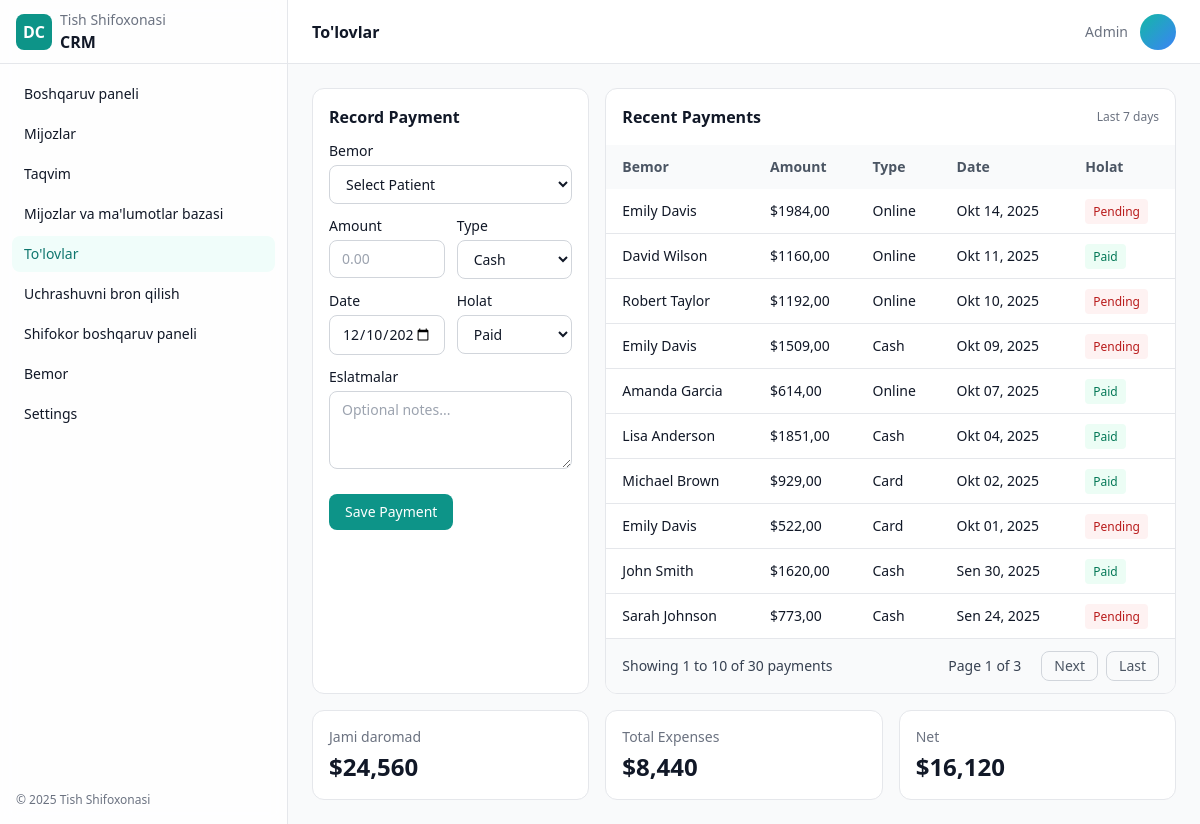
Page /payments/page/ on the committed database.
### payments/models.py (models this page shows, shortened)
class Payment(models.Model):
    PAYMENT_TYPE_CHOICES = [
        ('cash', 'Cash'),
        ('card', 'Card'),
        ('online', 'Online'),
    ]
    STATUS_CHOICES = [
        ('paid', 'Paid'),
        ('pending', 'Pending'),
    ]
    patient = models.ForeignKey(Patient, on_delete=models.CASCADE, related_name='payments')
    amount = models.DecimalField(max_digits=10, decimal_places=2)
    payment_type = models.CharField(max_length=10, choices=PAYMENT_TYPE_CHOICES)
    status = models.CharField(max_length=10, choices=STATUS_CHOICES, default='paid')
    date = models.DateTimeField()
    notes = models.TextField(blank=True)

### patients/models.py (models this page shows, shortened)
class Patient(models.Model):
    full_name = models.CharField(max_length=255)
    phone = models.CharField(max_length=32)
    email = models.EmailField(blank=True)
    birth_date = models.DateField(null=True, blank=True)
    address = models.CharField(max_length=255, blank=True)
    notes = models.TextField(blank=True)

### payments/views.py (the view)
# urls.py: path('', views.payment_list, name='payment_list'),
def payment_list(request):
    qs = Payment.objects.select_related('patient').all().order_by('-date')
    patient_id = request.GET.get('patient')
    start = request.GET.get('start')
    end = request.GET.get('end')
    if patient_id:
        qs = qs.filter(patient_id=patient_id)
    if start:
        try:
            start_dt = datetime.fromisoformat(start)
            qs = qs.filter(date__gte=start_dt)
        except ValueError:
            pass
    if end:
        try:
            end_dt = datetime.fromisoformat(end)
            qs = qs.filter(date__lte=end_dt)
        except ValueError:
            pass
    paginator = Paginator(qs, 10)  # Show 10 payments per page
    page = request.GET.get('page')
    try:
        payments = paginator.page(page)
    except PageNotAnInteger:
        payments = paginator.page(1)
    except EmptyPage:
        payments = paginator.page(paginator.num_pages)
    doctors = Doctor.objects.filter(is_active=True).order_by('name')
    treatments = Treatment.objects.filter(is_active=True).order_by('name')
    context = {
        'payments': payments,
        'doctors': doctors,
        'treatments': treatments,
        'paginator': paginator,
    }
    return render(request, 'payments.html', context)

### dentalcrm/templatetags/translation_tags.py (called while the page is built)
@register.simple_tag(takes_context=True)
def trans(context, text):
    current_language = context['request'].session.get('django_language', 'uz')
    return get_translation(text, current_language)

### dentalcrm/translations.py (called while the page is built)
def get_translation(text, language='uz'):
    if language in TRANSLATIONS and text in TRANSLATIONS[language]:
        return TRANSLATIONS[language][text]
    return text

### templates/payments.html (shortened to what this page needs)
{% extends 'base.html' %}
{% load translation_tags %}
{% block content %}
<div class="min-h-screen flex">
  <aside class="hidden md:flex md:w-64 lg:w-72 flex-col border-r border-gray-200 dark:border-gray-800 bg-white/80 dark:bg-gray-950/60 backdrop-blur">
    <div class="h-16 flex items-center gap-2 px-4 border-b border-gray-200 dark:border-gray-800">
      <div class="w-9 h-9 rounded-lg bg-teal-600 flex items-center justify-center text-white font-bold">DC</div>
      <div>
        <div class="text-sm text-gray-500 dark:text-gray-400">{% trans "Dental Clinic" %}</div>
        <div class="font-semibold">{% trans "CRM" %}</div>
      </div>
    </div>
    <nav class="p-3 space-y-1 text-sm">
      <a href="/dashboard/" class="flex items-center gap-3 px-3 py-2 rounded-lg hover:bg-gray-100 dark:hover:bg-gray-800">{% trans "Dashboard" %}</a>
      <a href="/leads/page/" class="flex items-center gap-3 px-3 py-2 rounded-lg hover:bg-gray-100 dark:hover:bg-gray-800">{% trans "Leads" %}</a>
      <a href="/calendar/" class="flex items-center gap-3 px-3 py-2 rounded-lg hover:bg-gray-100 dark:hover:bg-gray-800">{% trans "Calendar" %}</a>
      <a href="/clients/" class="flex items-center gap-3 px-3 py-2 rounded-lg hover:bg-gray-100 dark:hover:bg-gray-800">{% trans "Clients & Database" %}</a>
      <a href="/payments/page/" class="flex items-center gap-3 px-3 py-2 rounded-lg bg-teal-50 text-teal-700 dark:bg-teal-900/30 dark:text-teal-200 font-medium">{% trans "Payments" %}</a>
      <a href="/book/" class="flex items-center gap-3 px-3 py-2 rounded-lg hover:bg-gray-100 dark:hover:bg-gray-800">{% trans "Book Appointment" %}</a>
      <a href="/doctor/" class="flex items-center gap-3 px-3 py-2 rounded-lg hover:bg-gray-100 dark:hover:bg-gray-800">{% trans "Doctor Dashboard" %}</a>
      <a href="/patient/page/" class="flex items-center gap-3 px-3 py-2 rounded-lg hover:bg-gray-100 dark:hover:bg-gray-800">{% trans "Patient" %}</a>
      <a href="/settings/" class="flex items-center gap-3 px-3 py-2 rounded-lg hover:bg-gray-100 dark:hover:bg-gray-800">{% trans "Settings" %}</a>
    </nav>
    <div class="mt-auto p-4 text-xs text-gray-500 dark:text-gray-400">© 2025 {% trans "Dental Clinic" %}</div>
  </aside>
  <div class="flex-1 flex flex-col min-w-0">
    <header class="h-16 flex items-center justify-between px-4 md:px-6 bg-white dark:bg-gray-950 border-b border-gray-200 dark:border-gray-800">
      <div class="hidden md:block font-semibold">{% trans "Payments" %}</div>
      <div class="flex items-center gap-3">
        <span class="text-sm text-gray-500 dark:text-gray-400 hidden sm:block">{% trans "Admin" %}</span>
        <div class="w-9 h-9 rounded-full bg-gradient-to-br from-teal-500 to-blue-500"></div>
      </div>
    </header>
    <main class="p-4 md:p-6 space-y-4">
      <div class="grid grid-cols-1 lg:grid-cols-3 gap-4">
        <div class="lg:col-span-1 bg-white dark:bg-gray-950 border border-gray-200 dark:border-gray-800 rounded-xl p-4">
          <h2 class="font-semibold">{% trans "Record Payment" %}</h2>
          <form class="mt-3 space-y-3 text-sm">
            <div>
              <label class="block text-sm mb-1">{% trans "Patient" %}</label>
              <select name="patient" class="w-full rounded-lg border border-gray-300 dark:border-gray-700 bg-white dark:bg-gray-900 px-3 py-2">
                <option value="">{% trans "Select Patient" %}</option>
              </select>
            </div>
            <div class="grid grid-cols-1 sm:grid-cols-2 gap-3">
              <div>
                <label class="block text-sm mb-1">{% trans "Amount" %}</label>
                <input type="number" name="amount" class="w-full rounded-lg border border-gray-300 dark:border-gray-700 bg-white dark:bg-gray-900 px-3 py-2" placeholder="0.00" />
              </div>
              <div>
                <label class="block text-sm mb-1">{% trans "Type" %}</label>
                <select name="payment_type" class="w-full rounded-lg border border-gray-300 dark:border-gray-700 bg-white dark:bg-gray-900 px-3 py-2">
                  <option value="cash">{% trans "Cash" %}</option>
                </select>
              </div>
            </div>
            <div class="grid grid-cols-1 sm:grid-cols-2 gap-3">
              <div>
                <label class="block text-sm mb-1">{% trans "Date" %}</label>
                <input type="date" name="date" class="w-full rounded-lg border border-gray-300 dark:border-gray-700 bg-white dark:bg-gray-900 px-3 py-2" />
              </div>
              <div>
                <label class="block text-sm mb-1">{% trans "Status" %}</label>
                <select name="status" class="w-full rounded-lg border border-gray-300 dark:border-gray-700 bg-white dark:bg-gray-900 px-3 py-2">
                  <option value="paid">{% trans "Paid" %}</option>
                </select>
              </div>
            </div>
            <div>
              <label class="block text-sm mb-1">{% trans "Notes" %}</label>
              <textarea name="notes" rows="3" class="w-full rounded-lg border border-gray-300 dark:border-gray-700 bg-white dark:bg-gray-900 px-3 py-2" placeholder="{% trans 'Optional notes...' %}"></textarea>
            </div>
            <div class="pt-2">
              <button type="button" onclick="savePayment()" class="w-full sm:w-auto px-4 py-2 rounded-lg bg-teal-600 text-white hover:bg-teal-700">{% trans "Save Payment" %}</button>
            </div>
          </form>
        </div>
        <div class="lg:col-span-2 bg-white dark:bg-gray-950 border border-gray-200 dark:border-gray-800 rounded-xl overflow-hidden">
          <div class="p-4 flex items-center justify-between">
            <h2 class="font-semibold">{% trans "Recent Payments" %}</h2>
            <div class="text-xs text-gray-500 dark:text-gray-400">{% trans "Last 7 days" %}</div>
          </div>
          <div class="overflow-x-auto">
            <table class="min-w-full text-sm">
              <thead class="bg-gray-50 dark:bg-gray-900/60 text-gray-600 dark:text-gray-300">
                <tr>
                  <th class="text-left px-4 py-3">{% trans "Patient" %}</th>
                  <th class="text-left px-4 py-3">{% trans "Amount" %}</th>
                  <th class="text-left px-4 py-3">{% trans "Type" %}</th>
                  <th class="text-left px-4 py-3">{% trans "Date" %}</th>
                  <th class="text-left px-4 py-3">{% trans "Status" %}</th>
                </tr>
              </thead>
              <tbody class="divide-y divide-gray-200 dark:divide-gray-800">
                {% for payment in payments %}
                <tr class="cursor-pointer hover:bg-gray-50 dark:hover:bg-gray-800 transition-colors" onclick="viewPaymentReceipt({{ payment.id }})">
                  <td class="px-4 py-3 text-gray-900 dark:text-white">{{ payment.patient.full_name }}</td>
                  <td class="px-4 py-3 text-gray-900 dark:text-white font-medium">${{ payment.amount }}</td>
                  <td class="px-4 py-3 text-gray-900 dark:text-white">{{ payment.get_payment_type_display }}</td>
                  <td class="px-4 py-3 text-gray-900 dark:text-white">{{ payment.date|date:'M d, Y' }}</td>
                  <td class="px-4 py-3">
                    <span class="text-xs px-2 py-1 rounded {% if payment.status == 'paid' %}bg-emerald-50 text-emerald-700 dark:bg-emerald-900/30 dark:text-emerald-200{% else %}bg-red-50 text-red-700 dark:bg-red-900/30 dark:text-red-200{% endif %}">
                      {{ payment.get_status_display }}
                    </span>
                  </td>
                </tr>
                {% empty %}
                <tr>
                  <td colspan="5" class="px-4 py-8 text-center text-gray-500 dark:text-gray-400">{% trans "No payments found" %}</td>
                </tr>
                {% endfor %}
              </tbody>
            </table>
          </div>
          {% if paginator.num_pages > 1 %}
          <div class="px-4 py-3 border-t border-gray-200 dark:border-gray-700 bg-gray-50 dark:bg-gray-800">
            <div class="flex items-center justify-between">
              <div class="text-sm text-gray-700 dark:text-gray-300">
                {% trans "Showing" %} {{ payments.start_index }} {% trans "to" %} {{ payments.end_index }} {% trans "of" %} {{ paginator.count }} {% trans "payments" %}
              </div>
              <div class="flex items-center space-x-2">
                <span class="px-3 py-1 text-sm text-gray-700 dark:text-gray-300">
                  {% trans "Page" %} {{ payments.number }} {% trans "of" %} {{ paginator.num_pages }}
                </span>
                {% if payments.has_next %}
                  <a href="?page={{ payments.next_page_number }}"
                     class="px-3 py-1 text-sm text-gray-600 dark:text-gray-400 hover:text-gray-800 dark:hover:text-gray-200 border border-gray-300 dark:border-gray-600 rounded-lg hover:bg-gray-50 dark:hover:bg-gray-700">
                    {% trans "Next" %}
                  </a>
                  <a href="?page={{ paginator.num_pages }}"
                     class="px-3 py-1 text-sm text-gray-600 dark:text-gray-400 hover:text-gray-800 dark:hover:text-gray-200 border border-gray-300 dark:border-gray-600 rounded-lg hover:bg-gray-50 dark:hover:bg-gray-700">
                    {% trans "Last" %}
                  </a>
                {% endif %}
              </div>
            </div>
          </div>
          {% endif %}
        </div>
      </div>
      <div class="grid grid-cols-1 sm:grid-cols-3 gap-4">
        <div class="bg-white dark:bg-gray-950 border border-gray-200 dark:border-gray-800 rounded-xl p-4">
          <div class="text-sm text-gray-500 dark:text-gray-400">{% trans "Total Income" %}</div>
          <div class="text-2xl font-semibold mt-1 text-gray-900 dark:text-white">$24,560</div>
        </div>
        <div class="bg-white dark:bg-gray-950 border border-gray-200 dark:border-gray-800 rounded-xl p-4">
          <div class="text-sm text-gray-500 dark:text-gray-400">{% trans "Total Expenses" %}</div>
          <div class="text-2xl font-semibold mt-1 text-gray-900 dark:text-white">$8,440</div>
        </div>
        <div class="bg-white dark:bg-gray-950 border border-gray-200 dark:border-gray-800 rounded-xl p-4">
          <div class="text-sm text-gray-500 dark:text-gray-400">{% trans "Net" %}</div>
          <div class="text-2xl font-semibold mt-1 text-gray-900 dark:text-white">$16,120</div>
        </div>
      </div>
    </main>
  </div>
</div>
{% endblock %}

### templates/base.html (style rules this page uses)
html { font-family: Inter, system-ui, -apple-system, Segoe UI, Roboto, Ubuntu, Cantarell, Noto Sans, Helvetica, Arial, "Apple Color Emoji", "Segoe UI Emoji"; }

### rows in the picture
Payment: patient.full_name "Emily Davis", amount "1984,00", payment_type "Online", date "Okt 14, 2025", status "Pending"
Payment: patient.full_name "David Wilson", amount "1160,00", payment_type "Online", date "Okt 11, 2025", status "Paid"
Payment: patient.full_name "Robert Taylor", amount "1192,00", payment_type "Online", date "Okt 10, 2025", status "Pending"
Payment: patient.full_name "Emily Davis", amount "1509,00", payment_type "Cash", date "Okt 09, 2025", status "Pending"
Payment: patient.full_name "Amanda Garcia", amount "614,00", payment_type "Online", date "Okt 07, 2025", status "Paid"
Payment: patient.full_name "Lisa Anderson", amount "1851,00", payment_type "Cash", date "Okt 04, 2025", status "Paid"
Payment: patient.full_name "Michael Brown", amount "929,00", payment_type "Card", date "Okt 02, 2025", status "Paid"
Payment: patient.full_name "Emily Davis", amount "522,00", payment_type "Card", date "Okt 01, 2025", status "Pending"
Payment: patient.full_name "John Smith", amount "1620,00", payment_type "Cash", date "Sen 30, 2025", status "Paid"
Payment: patient.full_name "Sarah Johnson", amount "773,00", payment_type "Cash", date "Sen 24, 2025", status "Pending"

### other values in the picture
{{ payments.start_index }} "1"
{{ payments.end_index }} "10"
{{ paginator.count }} "30"
{{ payments.number }} "1"
{{ paginator.num_pages }} "3"
